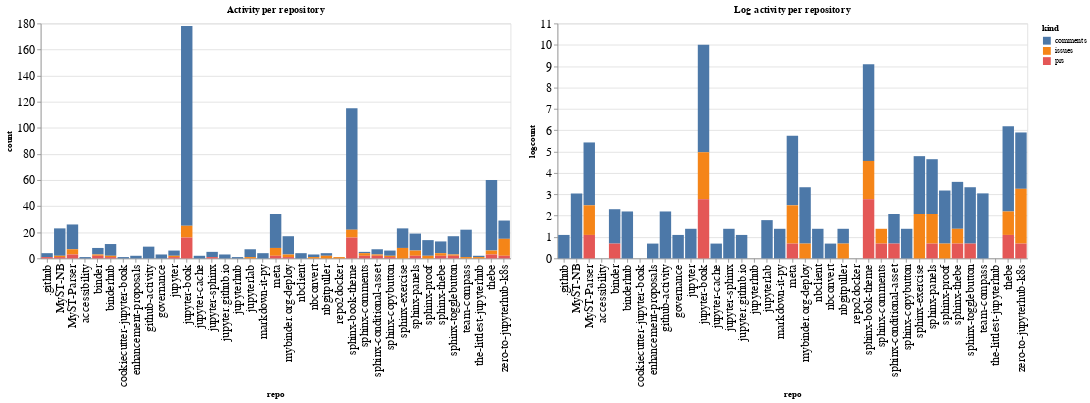

The notebook cell saved with this chart:
### Code cell
ch1 = alt.Chart(repo_summaries, width=600, title="Activity per repository").mark_bar().encode(
    x='repo',
    y='count',
    color='kind',
    tooltip="kind"
)

ch2 = alt.Chart(repo_summaries, width=600, title="Log activity per repository").mark_bar().encode(
    x='repo',
    y='logcount',
    color='kind',
    tooltip="kind"
)

ch1 | ch2

### Figure 1 — Vega-Lite specification as saved in the notebook (floating-point values rounded to 4 significant figures)
{"config": {"axisLeft": {"labelFontSize": 15}, "axisBottom": {"labelFontSize": 15}}, "hconcat": [{"mark": "bar", "encoding": {"color": {"type": "nominal", "field": "kind"}, "tooltip": {"type": "nominal", "field": "kind"}, "x": {"type": "nominal", "field": "repo"}, "y": {"type": "quantitative", "field": "count"}}, "title": "Activity per repository", "width": 600}, {"mark": "bar", "encoding": {"color": {"type": "nominal", "field": "kind"}, "tooltip": {"type": "nominal", "field": "kind"}, "x": {"type": "nominal", "field": "repo"}, "y": {"type": "quantitative", "field": "logcount"}}, "title": "Log activity per repository", "width": 600}], "data": {"name": "data-614e2589367dcd49ae975c0e41d7d6e8"}, "$schema": "https://vega.github.io/schema/vega-lite/v4.8.1.json", "datasets": {"data-614e2589367dcd49ae975c0e41d7d6e8": [{"repo": ".github", "kind": "comments", "count": 3, "logcount": 1.099}, {"repo": ".github", "kind": "prs", "count": 1, "logcount": 0.0}, {"repo": "MyST-NB", "kind": "comments", "count": 21, "logcount": 3.045}, {"repo": "MyST-NB", "kind": "issues", "count": 1, "logcount": 0.0}, {"repo": "MyST-NB", "kind": "prs", "count": 1, "logcount": 0.0}, {"repo": "MyST-Parser", "kind": "comments", "count": 19, "logcount": 2.944}, {"repo": "MyST-Parser", "kind": "issues", "count": 4, "logcount": 1.386}, {"repo": "MyST-Parser", "kind": "prs", "count": 3, "logcount": 1.099}, {"repo": "accessibility", "kind": "comments", "count": 1, "logcount": 0.0}, {"repo": "binder", "kind": "comments", "count": 5, "logcount": 1.609}, {"repo": "binder", "kind": "issues", "count": 1, "logcount": 0.0}, {"repo": "binder", "kind": "prs", "count": 2, "logcount": 0.6931}, {"repo": "binderhub", "kind": "comments", "count": 9, "logcount": 2.197}, {"repo": "binderhub", "kind": "issues", "count": 1, "logcount": 0.0}, {"repo": "binderhub", "kind": "prs", "count": 1, "logcount": 0.0}, {"repo": "cookiecutter-jupyter-book", "kind": "comments", "count": 1, "logcount": 0.0}, {"repo": "enhancement-proposals", "kind": "comments", "count": 2, "logcount": 0.6931}, {"repo": "github-activity", "kind": "comments", "count": 9, "logcount": 2.197}, {"repo": "governance", "kind": "comments", "count": 3, "logcount": 1.099}, {"repo": "jupyter", "kind": "comments", "count": 4, "logcount": 1.386}, {"repo": "jupyter", "kind": "issues", "count": 1, "logcount": 0.0}, {"repo": "jupyter", "kind": "prs", "count": 1, "logcount": 0.0}, {"repo": "jupyter-book", "kind": "comments", "count": 153, "logcount": 5.03}, {"repo": "jupyter-book", "kind": "issues", "count": 9, "logcount": 2.197}, {"repo": "jupyter-book", "kind": "prs", "count": 16, "logcount": 2.773}, {"repo": "jupyter-cache", "kind": "comments", "count": 2, "logcount": 0.6931}, {"repo": "jupyter-sphinx", "kind": "comments", "count": 4, "logcount": 1.386}, {"repo": "jupyter-sphinx", "kind": "prs", "count": 1, "logcount": 0.0}, {"repo": "jupyter.github.io", "kind": "comments", "count": 3, "logcount": 1.099}, {"repo": "jupyterhub", "kind": "comments", "count": 1, "logcount": 0.0}, {"repo": "jupyterlab", "kind": "comments", "count": 6, "logcount": 1.792}, {"repo": "jupyterlab", "kind": "issues", "count": 1, "logcount": 0.0}, {"repo": "markdown-it-py", "kind": "comments", "count": 4, "logcount": 1.386}, {"repo": "meta", "kind": "comments", "count": 26, "logcount": 3.258}, {"repo": "meta", "kind": "issues", "count": 6, "logcount": 1.792}, {"repo": "meta", "kind": "prs", "count": 2, "logcount": 0.6931}, {"repo": "mybinder.org-deploy", "kind": "comments", "count": 14, "logcount": 2.639}, {"repo": "mybinder.org-deploy", "kind": "issues", "count": 2, "logcount": 0.6931}, {"repo": "mybinder.org-deploy", "kind": "prs", "count": 1, "logcount": 0.0}, {"repo": "nbclient", "kind": "comments", "count": 4, "logcount": 1.386}, {"repo": "nbconvert", "kind": "comments", "count": 2, "logcount": 0.6931}, {"repo": "nbconvert", "kind": "issues", "count": 1, "logcount": 0.0}, {"repo": "nbgitpuller", "kind": "comments", "count": 2, "logcount": 0.6931}, {"repo": "nbgitpuller", "kind": "issues", "count": 2, "logcount": 0.6931}, {"repo": "repo2docker", "kind": "issues", "count": 1, "logcount": 0.0}, {"repo": "sphinx-book-theme", "kind": "comments", "count": 93, "logcount": 4.533}, {"repo": "sphinx-book-theme", "kind": "issues", "count": 6, "logcount": 1.792}, {"repo": "sphinx-book-theme", "kind": "prs", "count": 16, "logcount": 2.773}, {"repo": "sphinx-comments", "kind": "comments", "count": 1, "logcount": 0.0}, {"repo": "sphinx-comments", "kind": "issues", "count": 2, "logcount": 0.6931}, {"repo": "sphinx-comments", "kind": "prs", "count": 2, "logcount": 0.6931}, {"repo": "sphinx-conditional-asset", "kind": "comments", "count": 4, "logcount": 1.386}, {"repo": "sphinx-conditional-asset", "kind": "issues", "count": 1, "logcount": 0.0}, {"repo": "sphinx-conditional-asset", "kind": "prs", "count": 2, "logcount": 0.6931}, {"repo": "sphinx-copybutton", "kind": "comments", "count": 4, "logcount": 1.386}, {"repo": "sphinx-copybutton", "kind": "issues", "count": 1, "logcount": 0.0}, {"repo": "sphinx-copybutton", "kind": "prs", "count": 1, "logcount": 0.0}, {"repo": "sphinx-exercise", "kind": "comments", "count": 15, "logcount": 2.708}, {"repo": "sphinx-exercise", "kind": "issues", "count": 8, "logcount": 2.079}, {"repo": "sphinx-panels", "kind": "comments", "count": 13, "logcount": 2.565}, {"repo": "sphinx-panels", "kind": "issues", "count": 4, "logcount": 1.386}, {"repo": "sphinx-panels", "kind": "prs", "count": 2, "logcount": 0.6931}, {"repo": "sphinx-proof", "kind": "comments", "count": 12, "logcount": 2.485}, {"repo": "sphinx-proof", "kind": "issues", "count": 2, "logcount": 0.6931}, {"repo": "sphinx-thebe", "kind": "comments", "count": 9, "logcount": 2.197}, {"repo": "sphinx-thebe", "kind": "issues", "count": 2, "logcount": 0.6931}, {"repo": "sphinx-thebe", "kind": "prs", "count": 2, "logcount": 0.6931}, {"repo": "sphinx-togglebutton", "kind": "comments", "count": 14, "logcount": 2.639}, {"repo": "sphinx-togglebutton", "kind": "issues", "count": 1, "logcount": 0.0}, {"repo": "sphinx-togglebutton", "kind": "prs", "count": 2, "logcount": 0.6931}, {"repo": "team-compass", "kind": "comments", "count": 21, "logcount": 3.045}, {"repo": "team-compass", "kind": "issues", "count": 1, "logcount": 0.0}, {"repo": "the-littlest-jupyterhub", "kind": "comments", "count": 1, "logcount": 0.0}, {"repo": "the-littlest-jupyterhub", "kind": "issues", "count": 1, "logcount": 0.0}, {"repo": "thebe", "kind": "comments", "count": 54, "logcount": 3.989}, {"repo": "thebe", "kind": "issues", "count": 3, "logcount": 1.099}, {"repo": "thebe", "kind": "prs", "count": 3, "logcount": 1.099}, {"repo": "zero-to-jupyterhub-k8s", "kind": "comments", "count": 14, "logcount": 2.639}, {"repo": "zero-to-jupyterhub-k8s", "kind": "issues", "count": 13, "logcount": 2.565}, {"repo": "zero-to-jupyterhub-k8s", "kind": "prs", "count": 2, "logcount": 0.6931}]}}
